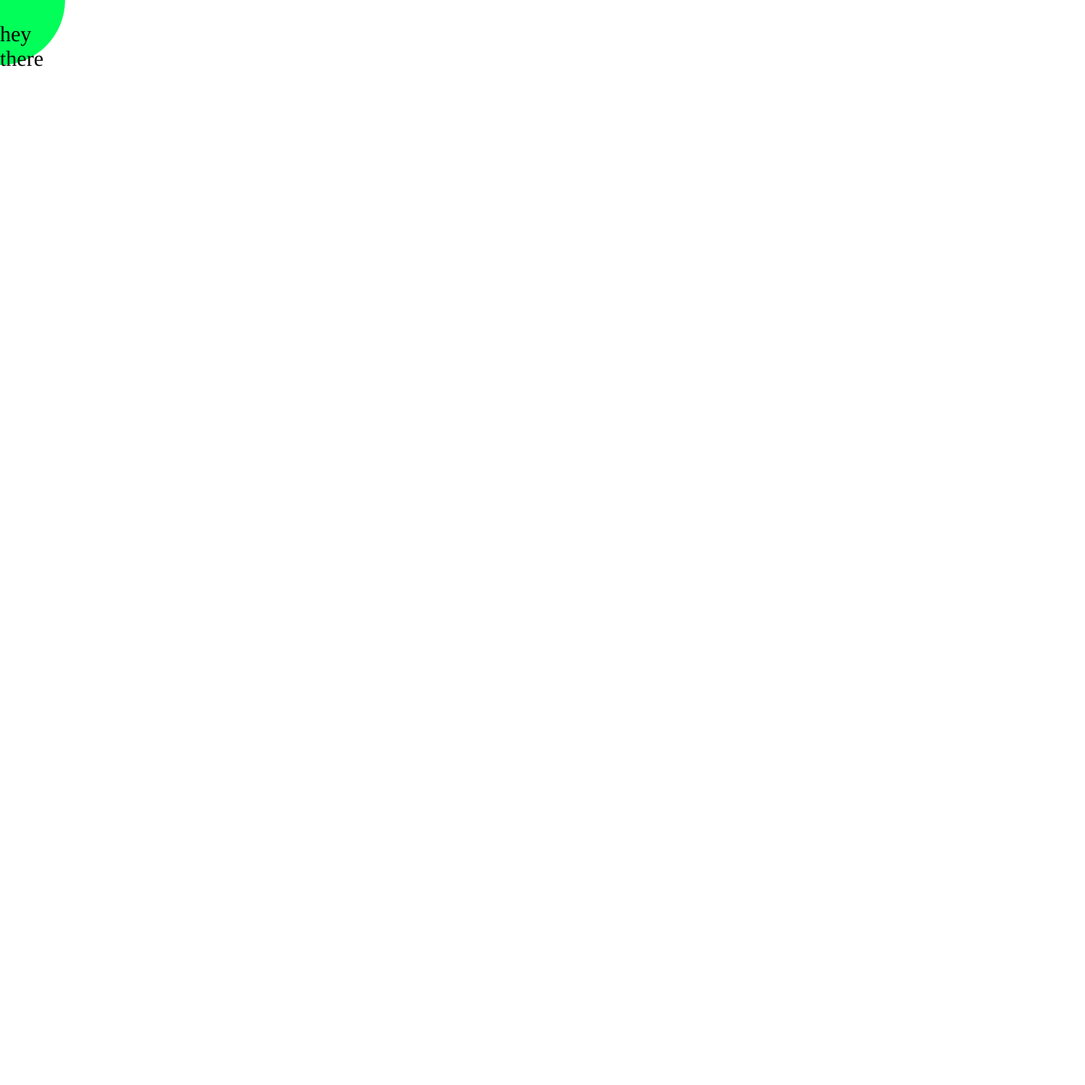
Frame 1 (no input)
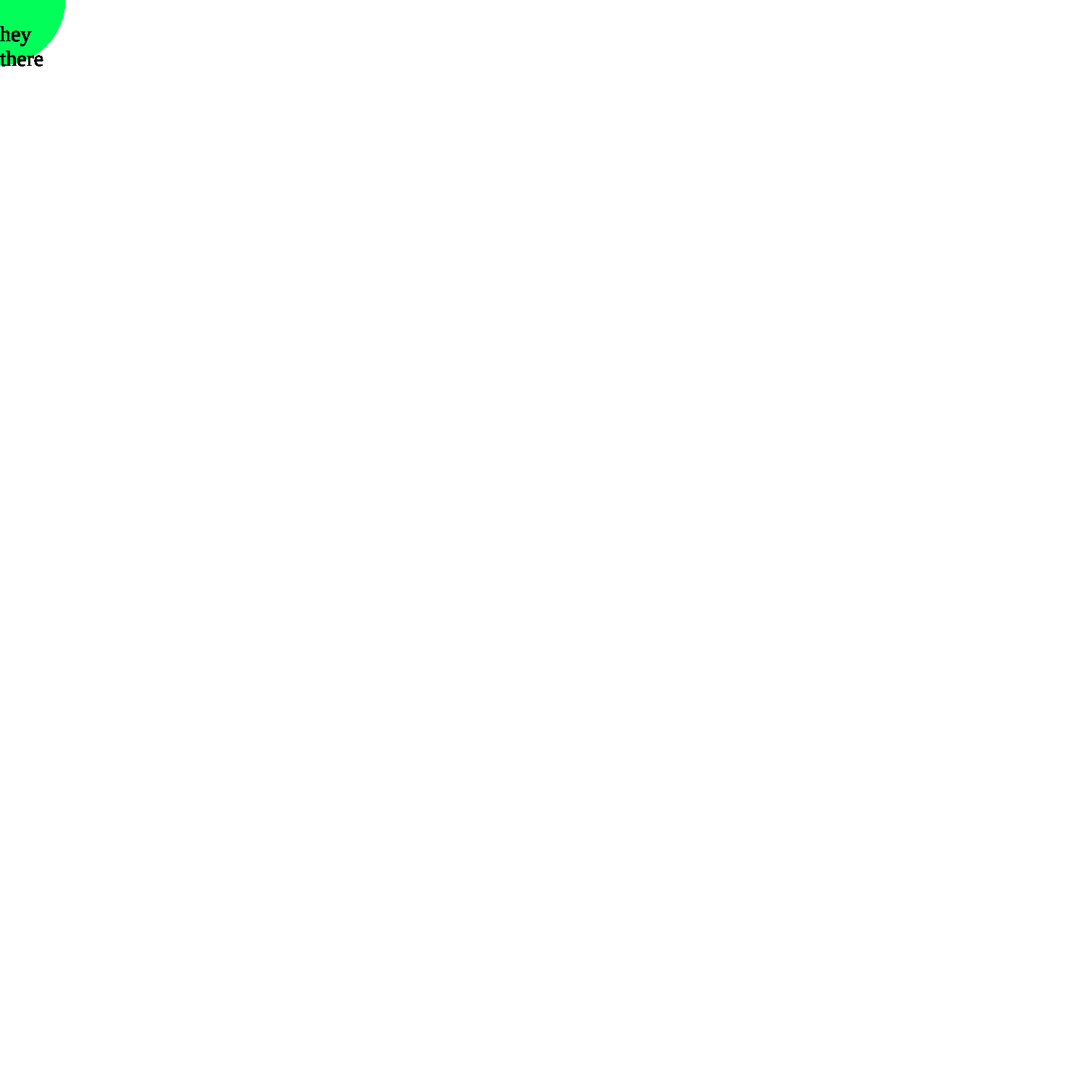
Frame 60 (no input)
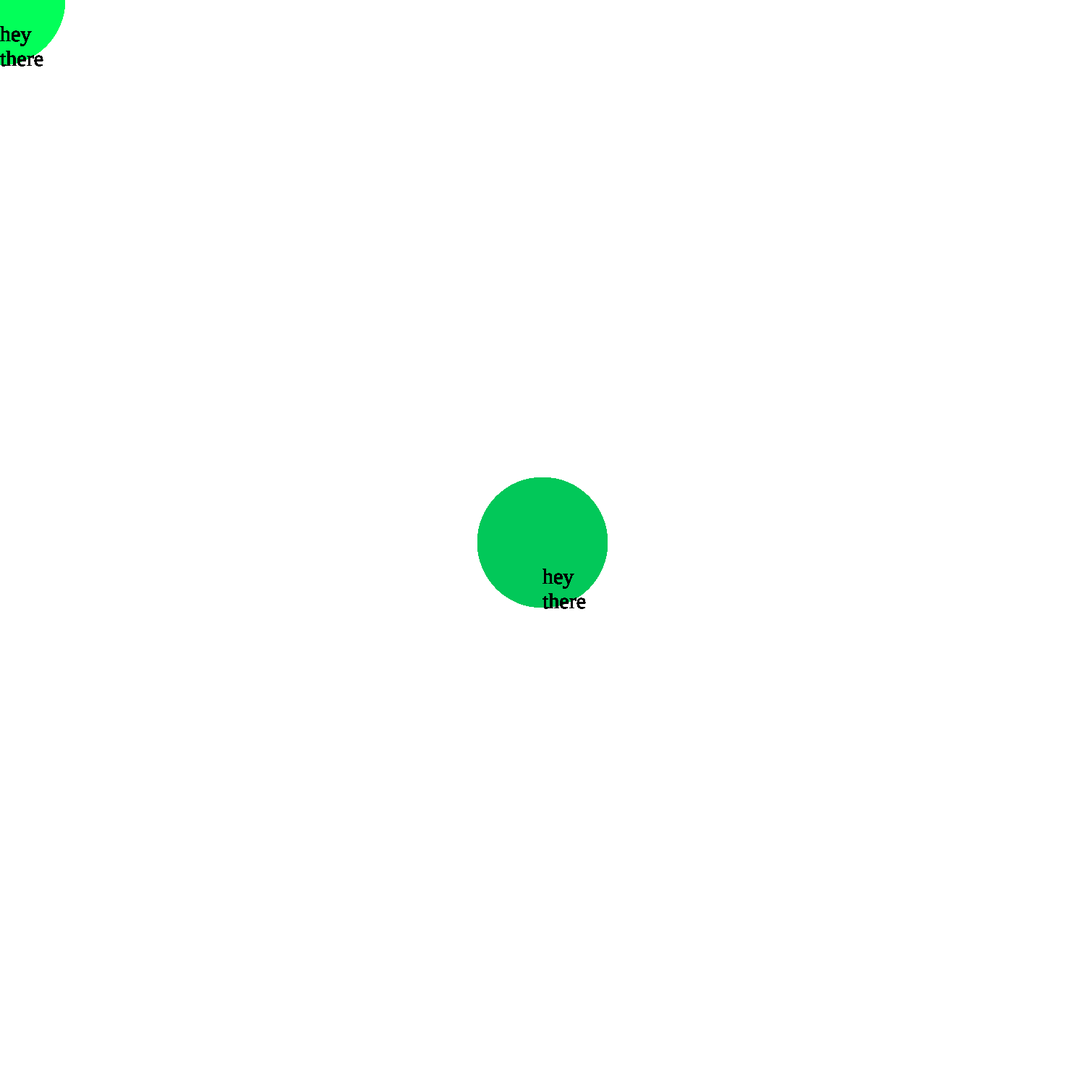
Frame 120 (the mouse pressed at the canvas centre since frame 60)

The p5.js sketch that drew these frames (run headless with seeded random() and noise() and a simulated clock; from frame 60 on, the mouse is pressed at the canvas centre):

// p5.js sketch
// ── sketch.js
function setup() {
  createCanvas(1500, 1500);
 
}

function draw() {
   let inside = color(2, 200, 89)
   let inside2 = color(2, 400, 89)
   let p = createP('hey there');
  p.style('font-size', '30px');
p.style('width', '65px');
  p.style('text-align', 'CENTRE');
p.position(mouseX, mouseY, 0);
  if (mouseIsPressed) {
    fill(inside);
  }else{
    fill(inside2);
    strokeWeight(0);
}
createP(mouseX, mouseY, 100) 
ellipse(mouseX, mouseY, 180);
}
